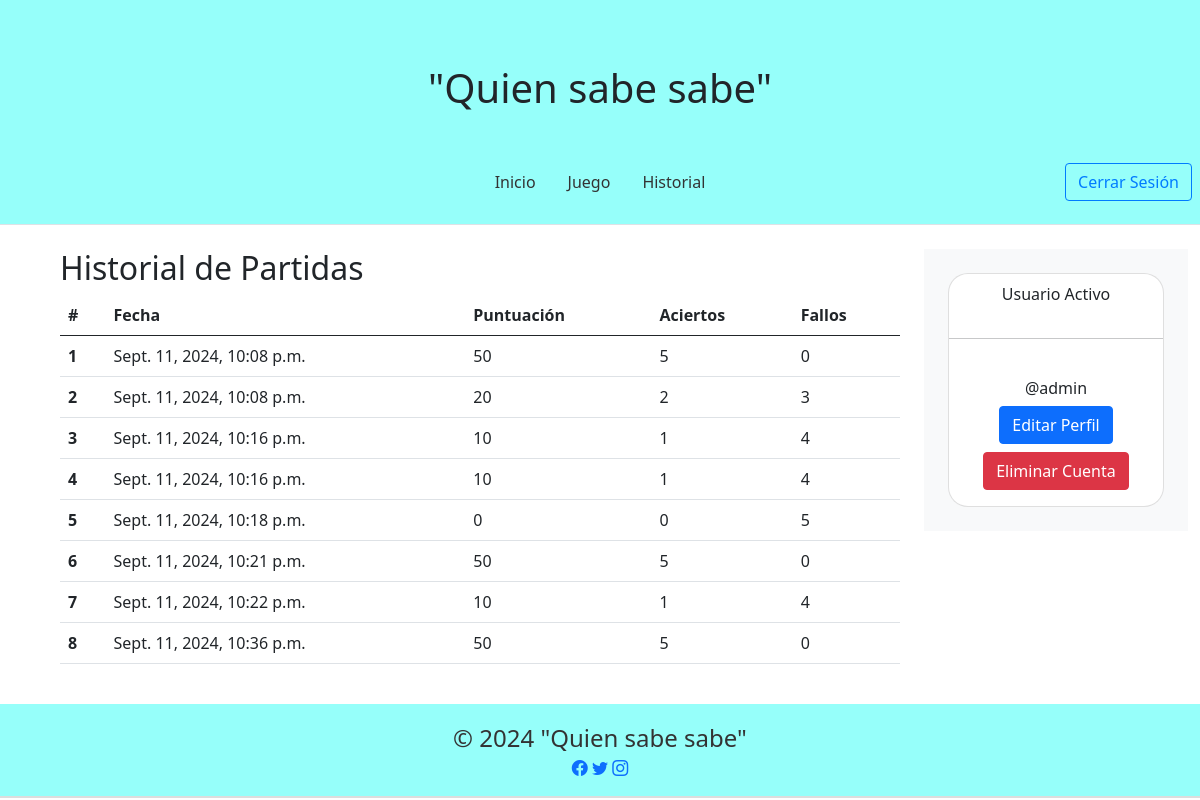
The page /historial/ (signed in) on the database its author committed.
### core/models.py (models this page shows, shortened)
class Intento(models.Model):
    usuario = models.ForeignKey(User, on_delete=models.CASCADE)
    fecha = models.DateTimeField(auto_now_add=True)
    puntuacion = models.IntegerField()
    aciertos = models.IntegerField()
    fallos = models.IntegerField()

### user/models.py (models this page shows)
class User(AbstractUser):
    picture = models.ImageField(default='profile_default.png', upload_to='imageUser/')
    location = models.CharField(max_length=60, null=True, blank=True)
    bio = models.TextField(default='Bio de prueba',max_length=400, null=True, blank=True)

### core/views.py (the view)
# urls.py: path('historial/', historial, name='historial'),
@login_required
def historial(request):
    intentos = Intento.objects.filter(usuario=request.user)
    data = {
        'intentos': intentos
    }
    return render(request, 'game/historial.html', data)

### core/templates/game/historial.html
{% extends 'base.html' %}
{% load static %}
{% block content %}
    <h2>Historial de Partidas</h2>
    <table class="table">
        <thead>
          <tr>
            <th scope="col">#</th>
            <th scope="col">Fecha</th>
            <th scope="col">Puntuación</th>
            <th scope="col">Aciertos</th>
            <th scope="col">Fallos</th>
          </tr>
        </thead>
        <tbody>
            {% for intento in intentos %}
            <tr>
                <th scope="row">{{forloop.counter}}</th>
                <td>{{ intento.fecha }}</td>
                <td>{{ intento.puntuacion }}</td>
                <td>{{ intento.aciertos }}</td>
                <td>{{ intento.fallos }}</td>
            </tr>
            {% endfor %}
        </tbody>
      </table>
{% endblock content %}

### core/templates/base.html (shortened to what this page needs)
{% load static %}
<!DOCTYPE html>
<html>
  <head>
    <link href="https://cdn.jsdelivr.net/npm/bootstrap@5.0.2/dist/css/bootstrap.min.css" rel="stylesheet">
    <link rel="stylesheet" href="{% static 'css/main.css' %}">
    <link rel="stylesheet" href="https://cdnjs.cloudflare.com/ajax/libs/font-awesome/6.0.0-beta3/css/all.min.css">
    <link rel="stylesheet" href="https://cdn.jsdelivr.net/npm/bootstrap-icons@1.11.3/font/bootstrap-icons.min.css">
  </head>
  <body>
  {% include 'secciones/header.html' %}
  <section class="section  ms-5">
    <div class="container-fluid">
      <div class="row justify-content-center">
          <main class="col-md-10 col-lg-9">
            {% block content %}{% endblock content %}
          </main>
          <div class="col-md-2 col-lg-3">
            {% if request.user.is_authenticated%}
              {% include 'secciones/profile.html' %}
            {% else%}
              {% include 'secciones/ads.html' %}
            {% endif %}
          </div>
      </div>
  </div>
  </section>
  </body>
  {% include 'secciones/footer.html' %}
</html>

### core/templates/secciones/header.html
<header id="header" class="d-flex flex-column align-items-center pt-3 mb-4 border-bottom">
  <div class="w-100 text-center mb-3">
    <h1>"Quien sabe sabe"</h1>
  </div>
  <div class="d-flex flex-wrap align-items-center justify-content-center justify-content-md-between w-100">
    <a href="#" class="d-flex align-items-center col-md-3 mb-2 mb-md-0 text-dark text-decoration-none">
      <svg class="bi me-2" width="40" height="32" role="img" aria-label="Bootstrap"><use xlink:href="#bootstrap"></use></svg>
    </a>
    <ul class="nav col-12 col-md-auto mb-2 justify-content-center mb-md-0">
      <li><a href="{% url 'home' %}" class="nav-link px-3">Inicio</a></li>
      <li><a href="{% url 'jugar' %}" class="nav-link px-3">Juego</a></li>
      <li><a href="{% url 'historial' %}" class="nav-link px-3">Historial</a></li>
    </ul>
    <div class="col-md-3 text-end">
      {% if request.user.is_authenticated %}
        <button type="button" class="btn btn-outline-primary me-2" onclick="window.location.href='{% url 'exit' %}'">Cerrar Sesión</button>
      {% else %}
        <button type="button" class="btn btn-outline-primary me-2" onclick="window.location.href='{% url 'login' %}'">Iniciar Sesión</button>
        <button type="button" class="btn btn-outline-primary me-2" onclick="window.location.href='{% url 'register' %}'">Registrarse</button>
      {% endif %}
    </div>
  </div>
</header>

### core/templates/secciones/profile.html (shortened to what this page needs)
<aside class="bg-light sidebar">
  <div class="p-4">
    <div class="card" style="text-align:center; border-radius: 20px;">
      <p class="mt-2">Usuario Activo</p> <hr>
      <div class="card-body">
        <h6 class="card-title font-weight-bold">@{{ user.username }}</h6>
        {% if user.is_authenticated %}
        <a href="{% url 'edit_profile' %}" class="btn btn-primary btn-block mb-2">Editar Perfil</a>  <br>
        <a href="{% url 'delete_account' %}" class="btn btn-danger btn-block">Eliminar Cuenta</a>
        {% endif %}
      </div>
    </div>
  </div>
</aside>

### core/templates/secciones/footer.html
<footer id="footer" class="bg-dark text-white text-center p-3 mt-4">
  <div class="container">
      <p class="mb-0">&copy; 2024 "Quien sabe sabe"</p>
      <div id="iconos" class="mx-5">
        <a href="#"><i class="bi bi-facebook"></i></a>
        <a href="#"><i class="bi bi-twitter"></i></a>
        <a href="#"><i class="bi bi-instagram"></i></a>
    </div>
  </div>
</footer>

### core/static/css/main.css (style rules this page uses)
#header,#footer { background-color: #96fffa !important; padding: 20px 0; border-bottom: 2px solid #ddd; }
#header h1 { font-size: 2.5rem; margin:3rem 0 2rem 0 ; }
#footer p { font-size: 1.5rem; color: #333; ; }
.nav-link { color: #333; padding: 10px 15px; font-weight: 500; }
.btn-outline-primary { border-color: #007bff; color: #007bff; }

### rows shown on the page
Intento: fecha "Sept. 11, 2024, 10:08 p.m.", puntuacion "50", aciertos "5", fallos "0"
Intento: fecha "Sept. 11, 2024, 10:08 p.m.", puntuacion "20", aciertos "2", fallos "3"
Intento: fecha "Sept. 11, 2024, 10:16 p.m.", puntuacion "10", aciertos "1", fallos "4"
Intento: fecha "Sept. 11, 2024, 10:16 p.m.", puntuacion "10", aciertos "1", fallos "4"
Intento: fecha "Sept. 11, 2024, 10:18 p.m.", puntuacion "0", aciertos "0", fallos "5"
Intento: fecha "Sept. 11, 2024, 10:21 p.m.", puntuacion "50", aciertos "5", fallos "0"
Intento: fecha "Sept. 11, 2024, 10:22 p.m.", puntuacion "10", aciertos "1", fallos "4"
Intento: fecha "Sept. 11, 2024, 10:36 p.m.", puntuacion "50", aciertos "5", fallos "0"
User: username "admin"
